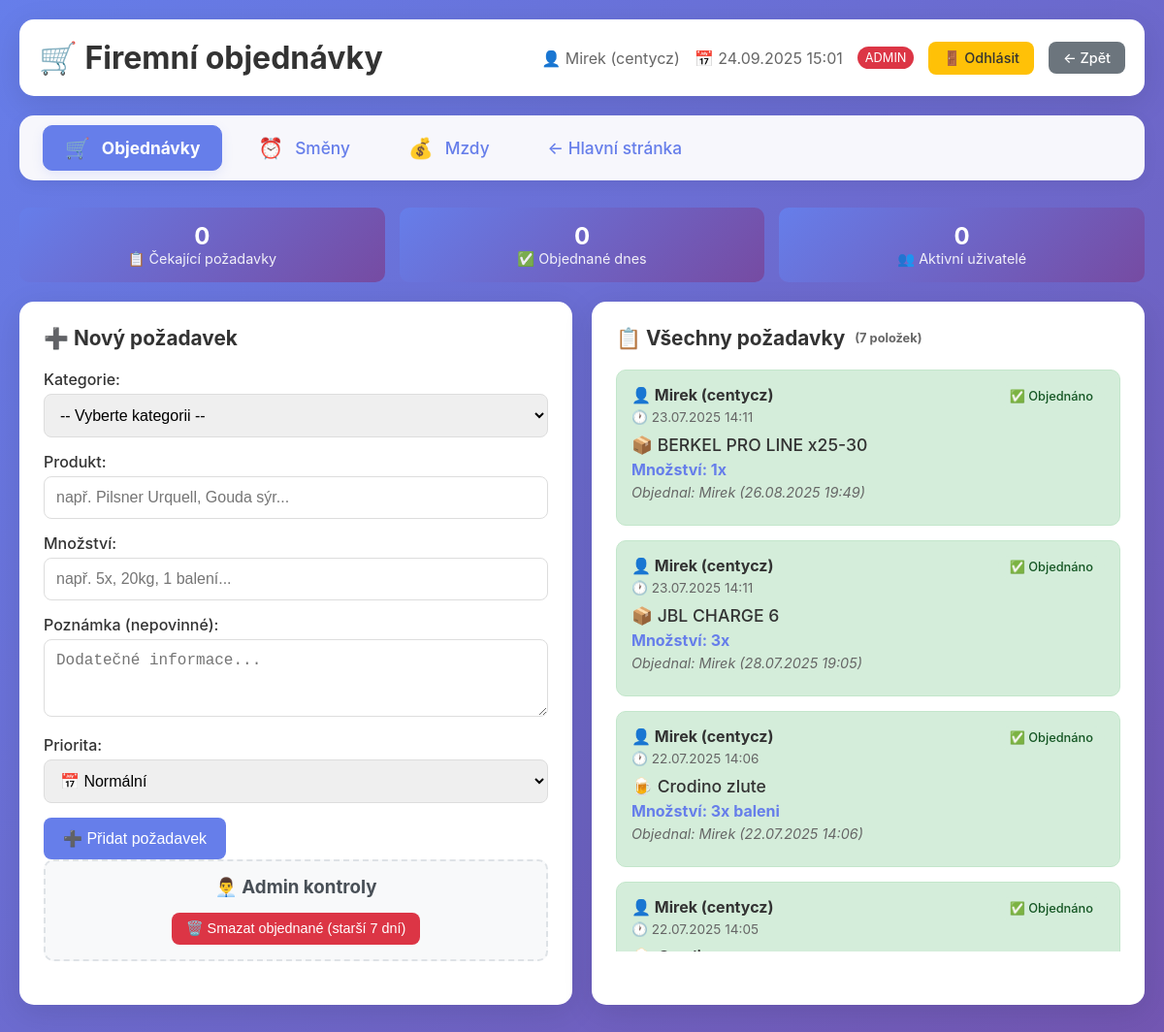
The page /pizza/orders_system.php (signed in) on the database its author committed.
### tables this page shows
CREATE TABLE `order_requests` (
  `id` int(11) NOT NULL,
  `user_id` int(11) NOT NULL,
  `category_id` int(11) DEFAULT NULL,
  `product` varchar(200) NOT NULL,
  `quantity` varchar(100) NOT NULL,
  `note` text DEFAULT NULL,
  `priority` enum('low','normal','urgent') DEFAULT 'normal',
  `status` enum('pending','ordered','cancelled') DEFAULT 'pending',
  `created_at` timestamp NULL DEFAULT current_timestamp(),
  `ordered_at` timestamp NULL DEFAULT NULL,
  `ordered_by` int(11) DEFAULT NULL
);

CREATE TABLE `order_users` (
  `id` int(11) NOT NULL,
  `username` varchar(50) NOT NULL,
  `password_hash` varchar(255) NOT NULL,
  `full_name` varchar(100) DEFAULT NULL,
  `is_admin` tinyint(1) DEFAULT 0,
  `created_at` timestamp NULL DEFAULT current_timestamp(),
  `user_role` enum('admin','ragazzi','user') DEFAULT 'user',
  `is_active` tinyint(1) DEFAULT 1,
  `email` varchar(255) DEFAULT NULL
);

CREATE TABLE `order_categories` (
  `id` int(11) NOT NULL,
  `name` varchar(50) NOT NULL,
  `icon` varchar(10) DEFAULT NULL,
  `color` varchar(7) DEFAULT NULL
);

### pizza/orders_system.php (the view, shortened to what this page needs)
<?php
try {
    $pdo = new PDO('mysql:host=127.0.0.1;dbname=pizza_orders;charset=utf8mb4', 'pizza_user', 'pizza');
    $pdo->setAttribute(PDO::ATTR_ERRMODE, PDO::ERRMODE_EXCEPTION);
} catch(PDOException $e) {
    die("Chyba připojení: " . $e->getMessage());
}
$current_user = $_SESSION['order_user'];
$current_full_name = $_SESSION['order_full_name'];
$is_admin = $_SESSION['is_admin'] ?? false;
$requests_query = "
    SELECT
        r.*,
        u.username,
        u.full_name,
        c.name as category_name,
        c.icon as category_icon,
        c.color as category_color,
        ordered_user.username as ordered_by_username,
        ordered_user.full_name as ordered_by_full_name
    FROM order_requests r
    JOIN order_users u ON r.user_id = u.id
    LEFT JOIN order_categories c ON r.category_id = c.id
    LEFT JOIN order_users ordered_user ON r.ordered_by = ordered_user.id
    ORDER BY
        FIELD(r.status, 'pending', 'ordered', 'cancelled'),
        FIELD(r.priority, 'urgent', 'normal', 'low'),
        r.created_at DESC
";
$requests = $pdo->query($requests_query)->fetchAll(PDO::FETCH_ASSOC);
$stats = $pdo->query("
    SELECT
        COUNT(CASE WHEN status = 'pending' THEN 1 END) as pending_count,
        COUNT(CASE WHEN status = 'ordered' AND DATE(ordered_at) = CURDATE() THEN 1 END) as ordered_today,
        COUNT(DISTINCT user_id) as active_users
    FROM order_requests
    WHERE created_at >= DATE_SUB(NOW(), INTERVAL 30 DAY)
")->fetch(PDO::FETCH_ASSOC);
?>
<!DOCTYPE html>
<html lang="cs">
<head>
</head>
<body>
    <div class="container">
        <div class="header">
            <h1>🛒 Firemní objednávky</h1>
            <div class="user-info">
                    <span>👤 <?= htmlspecialchars($current_full_name) ?> (<?= htmlspecialchars($current_user) ?>)</span>
                    <span>📅 <?= date('d.m.Y H:i') ?></span>
                    <?php if ($is_admin): ?>
                        <span style="background: #dc3545; color: white; padding: 4px 8px; border-radius: 12px; font-size: 0.8rem;">ADMIN</span>
                    <?php endif; ?>
                    <a href="?logout=1" class="btn btn-warning">🚪 Odhlásit</a>
                <a href="../" class="btn btn-secondary">← Zpět</a>
            </div>
               </div>
<div class="tab-menu">
    <a href="orders_system.php" class="tab-item active">
        <span class="tab-icon">🛒</span> Objednávky
    </a>
    <a href="shifts_system.php" class="tab-item">
        <span class="tab-icon">⏰</span> Směny
    </a>
    <a href="payroll_system.php" class="tab-item">
        <span class="tab-icon">💰</span> Mzdy
    </a>
    <a href="../" class="tab-item">
        ← Hlavní stránka
    </a>
</div>
        <div class="stats-grid">
            <div class="stat-item">
                <div class="stat-number"><?= $stats['pending_count'] ?></div>
                <div class="stat-label">📋 Čekající požadavky</div>
            </div>
            <div class="stat-item">
                <div class="stat-number"><?= $stats['ordered_today'] ?></div>
                <div class="stat-label">✅ Objednané dnes</div>
            </div>
            <div class="stat-item">
                <div class="stat-number"><?= $stats['active_users'] ?></div>
                <div class="stat-label">👥 Aktivní uživatelé</div>
            </div>
        </div>
        <div class="main-grid">
            <div class="panel">
                <div class="panel-title">
                    ➕ Nový požadavek
                </div>
                <form method="POST">
                        <div class="form-group">
                            <label>Kategorie:</label>
                            <select name="category_id" required>
                                <option value="">-- Vyberte kategorii --</option>
                            </select>
                        </div>
                        <div class="form-group">
                            <label>Produkt:</label>
                            <input type="text" name="product" placeholder="např. Pilsner Urquell, Gouda sýr..." required>
                        </div>
                        <div class="form-group">
                            <label>Množství:</label>
                            <input type="text" name="quantity" placeholder="např. 5x, 20kg, 1 balení..." required>
                        </div>
                        <div class="form-group">
                            <label>Poznámka (nepovinné):</label>
                            <textarea name="note" rows="3" placeholder="Dodatečné informace..."></textarea>
                        </div>
                        <div class="form-group">
                            <label>Priorita:</label>
                            <select name="priority">
                                <option value="normal">📅 Normální</option>
                            </select>
                        </div>
                        <button type="submit" class="btn btn-primary">
                            ➕ Přidat požadavek
                        </button>
                    </form>
                <?php if ($is_admin): ?>
                <div class="admin-controls">
                    <h3>👨‍💼 Admin kontroly</h3>
                    <form method="POST" onsubmit="return confirm('Opravdu smazat všechny objednané požadavky starší 7 dní?')">
                        <button type="submit" class="btn btn-danger">
                            🗑️ Smazat objednané (starší 7 dní)
                        </button>
                    </form>
                </div>
                <?php endif; ?>
            </div>
            <div class="panel">
                <div class="panel-title">
                    📋 Všechny požadavky
                    <span style="font-size: 0.8rem; color: #666;">(<?= count($requests) ?> položek)</span>
                </div>
                <div class="requests-container">
                    <?php foreach ($requests as $req): ?>
                        <div class="request-item <?= $req['status'] ?> <?= $req['priority'] === 'urgent' ? 'urgent' : '' ?>">
                            <div class="request-header">
                                <div class="request-meta">
                                    <div class="request-user">👤 <?= htmlspecialchars($req['full_name']) ?> (<?= htmlspecialchars($req['username']) ?>)</div>
                                    <div class="request-date">🕐 <?= date('d.m.Y H:i', strtotime($req['created_at'])) ?></div>
                                </div>
                                <span class="status-badge status-<?= $req['status'] ?> <?= $req['priority'] === 'urgent' ? 'status-urgent' : '' ?>">
                                    <?php if ($req['status'] === 'pending'): ?>
                                        <?= $req['priority'] === 'urgent' ? '🔥 URGENTNÍ' : '⏳ Čeká' ?>
                                    <?php else: ?>
                                        ✅ Objednáno
                                    <?php endif; ?>
                                </span>
                            </div>
                            <div class="request-content">
                                <div class="request-product">
                                    <?= $req['category_icon'] ?? '📦' ?> <?= htmlspecialchars($req['product']) ?>
                                </div>
                                <div class="request-quantity">Množství: <?= htmlspecialchars($req['quantity']) ?></div>
                                <?php if ($req['status'] === 'ordered' && $req['ordered_by_full_name']): ?>
                                    <div class="request-note">Objednal: <?= htmlspecialchars($req['ordered_by_full_name']) ?> (<?= date('d.m.Y H:i', strtotime($req['ordered_at'])) ?>)</div>
                                <?php endif; ?>
                            </div>
                        </div>
                    <?php endforeach; ?>
                </div>
            </div>
        </div>
    </div>
</body>
</html>

### pizza/orders_system.php (style rules this page uses)
* { margin: 0; padding: 0; box-sizing: border-box; }
body { font-family: -apple-system, BlinkMacSystemFont, 'Segoe UI', Roboto, sans-serif; background: linear-gradient(135deg, #667eea 0%, #764ba2 100%); min-height: 100vh; padding: 20px; }
.container { max-width: 1200px; margin: 0 auto; }
.header { background: white; padding: 20px; border-radius: 15px; margin-bottom: 20px; box-shadow: 0 8px 32px rgba(0,0,0,0.1); display: flex; justify-content: space-between; align-items: center; }
.header h1 { color: #333; display: flex; align-items: center; gap: 10px; }
.user-info { display: flex; align-items: center; gap: 15px; color: #666; }
.main-grid { display: grid; grid-template-columns: 1fr 2fr; gap: 20px; }
.panel { background: white; border-radius: 15px; padding: 25px; box-shadow: 0 8px 32px rgba(0,0,0,0.1); }
.panel-title { font-size: 1.3rem; font-weight: bold; color: #333; margin-bottom: 20px; display: flex; align-items: center; gap: 10px; }
.form-group { margin-bottom: 15px; }
.form-group label { display: block; margin-bottom: 5px; font-weight: 500; color: #333; }
.form-group input, .form-group textarea, .form-group select { width: 100%; padding: 12px; border: 1px solid #ddd; border-radius: 8px; font-size: 1rem; transition: border-color 0.2s; }
.btn { padding: 12px 20px; border: none; border-radius: 8px; cursor: pointer; font-size: 1rem; font-weight: 500; transition: all 0.2s; display: inline-flex; align-items: center; gap: 8px; text-decoration: none; }
.btn-primary { background: #667eea; color: white; }
.btn-danger { background: #dc3545; color: white; font-size: 0.9rem; padding: 8px 15px; }
.btn-warning { background: #ffc107; color: #333; font-size: 0.9rem; padding: 8px 15px; }
.btn-secondary { background: #6c757d; color: white; font-size: 0.9rem; padding: 8px 15px; }
.requests-container { max-height: 600px; overflow-y: auto; }
.request-item { background: #f8f9fa; border: 1px solid #e9ecef; border-radius: 10px; padding: 15px; margin-bottom: 15px; transition: all 0.2s; }
.request-item.ordered { background: #d4edda; border-color: #c3e6cb; }
.request-header { display: flex; justify-content: space-between; align-items: flex-start; margin-bottom: 10px; }
.request-meta { display: flex; flex-direction: column; gap: 5px; }
.request-user { font-weight: bold; color: #333; }
.request-date { font-size: 0.85rem; color: #666; }
.request-content { margin: 10px 0; }
.request-product { font-size: 1.1rem; font-weight: 500; color: #333; margin-bottom: 5px; }
.request-quantity { color: #667eea; font-weight: bold; }
.request-note { font-size: 0.9rem; color: #666; font-style: italic; margin-top: 5px; }
.status-badge { padding: 4px 12px; border-radius: 20px; font-size: 0.8rem; font-weight: 500; }
.status-ordered { background: #d4edda; color: #155724; }
.admin-controls { background: #f8f9fa; border: 2px dashed #dee2e6; border-radius: 10px; padding: 15px; margin-bottom: 20px; text-align: center; }
.admin-controls h3 { color: #495057; margin-bottom: 15px; }
.stats-grid { display: grid; grid-template-columns: repeat(3, 1fr); gap: 15px; margin-bottom: 20px; }
.stat-item { background: linear-gradient(135deg, #667eea, #764ba2); color: white; padding: 15px; border-radius: 10px; text-align: center; }
.stat-number { font-size: 1.5rem; font-weight: bold; }
.stat-label { font-size: 0.9rem; opacity: 0.9; }
.main-grid { display: grid; grid-template-columns: 1fr 1fr; gap: 20px; }
.tab-menu { background: #f7f7fc; margin-bottom: 28px; border-radius: 15px; box-shadow: 0 4px 16px rgba(0,0,0,0.06); padding: 10px 24px; display: flex; gap: 14px; align-items: center; }
.tab-item { background: none; border: none; color: #667eea; font-weight: 500; padding: 10px 22px; border-radius: 10px; font-size: 1.08em; transition: background .18s, color .18s; display: flex; align-items: center; gap: 7px; text-decoration: none; border: 1.5px solid transparent; }
.tab-item.active { background: #667eea; color: white !important; border-color: #667eea; box-shadow: 0 4px 12px #667eea22; font-weight: bold; }
.tab-icon { font-size: 1.2em; margin-right: 5px; }

### rows shown on the page
order_requests: user.full_name "Mirek", user.username "centycz", created_at "23.07.2025 14:11", status "✅ Objednáno", category.icon "📦", product "BERKEL PRO LINE x25-30", quantity "1x", ordered_at "26.08.2025 19:49"
order_requests: user.full_name "Mirek", user.username "centycz", created_at "23.07.2025 14:11", status "✅ Objednáno", category.icon "📦", product "JBL CHARGE 6", quantity "3x", ordered_at "28.07.2025 19:05"
order_requests: user.full_name "Mirek", user.username "centycz", created_at "22.07.2025 14:06", status "✅ Objednáno", category.icon "🍺", product "Crodino zlute", quantity "3x baleni", ordered_at "22.07.2025 14:06"
order_requests: user.full_name "Mirek", user.username "centycz", created_at "22.07.2025 14:05", status "✅ Objednáno"

### other values the page prints
$current_full_name "Mirek"
$current_user "centycz"
$stats['pending_count'] "0"
$stats['ordered_today'] "0"
$stats['active_users'] "0"
count($requests) "7"
